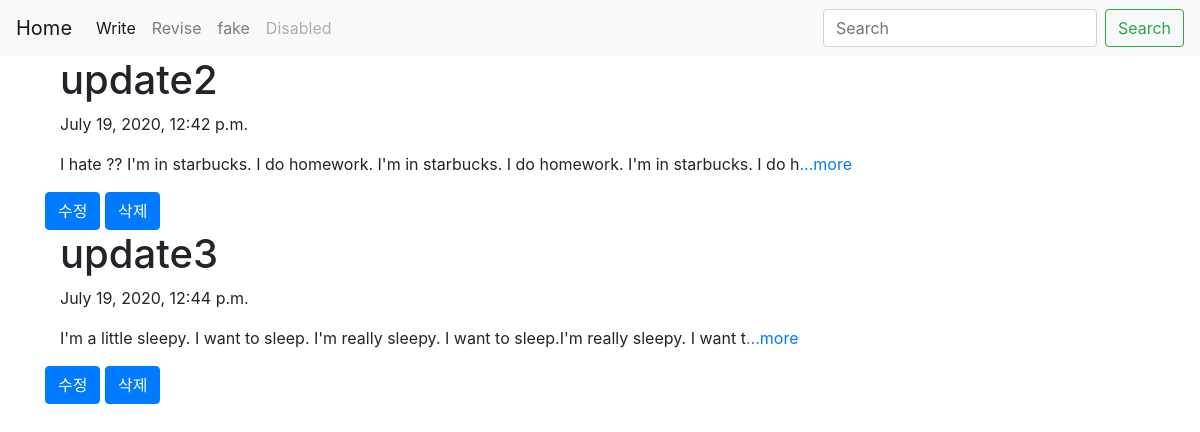
The app's page /blog/revise/ with its own data.
### blog/models.py (models this page shows, shortened)
class Blog(models.Model):
    title = models.CharField(max_length=200)
    pub_date = models.DateTimeField('date published')
    body = models.TextField()
    def summary(self):
        return self.body[:100]

### blog/views.py (the view)
# urls.py: path('revise/', views.revise, name = 'revise'),
def revise(request):
    blogs = Blog.objects
    return render(request, 'revise.html', {'blogs':blogs})

### blog/templates/revise.html
{% extends 'base.html' %}
{% block content %}
{% for blog in blogs.all %}
    <div class = "container">
        <h1>{{blog.title}}</h1>
        <p>{{blog.pub_date}}</p>
        <p>{{blog.summary}}<a href = "{% url 'detail' blog.id %}">...more</a></p>
    </div>
    <a class="btn btn-primary" href="{% url 'update_r' blog.id %}" role="button">수정</a>
    <a class="btn btn-primary" href="{% url 'delete_r' blog.id %}" role="button">삭제</a>
{% endfor %}
{% endblock %}

### records on screen
Blog: title "update2", pub_date "July 19, 2020, 12:42 p.m.", summary "I hate ?? I'm in starbucks. I do homework. I'm in starbucks. I do homework. I'm in starbucks. I do h"
Blog: title "update3", pub_date "July 19, 2020, 12:44 p.m.", summary "I'm a little sleepy. I want to sleep. I'm really sleepy. I want to sleep.I'm really sleepy. I want t"
